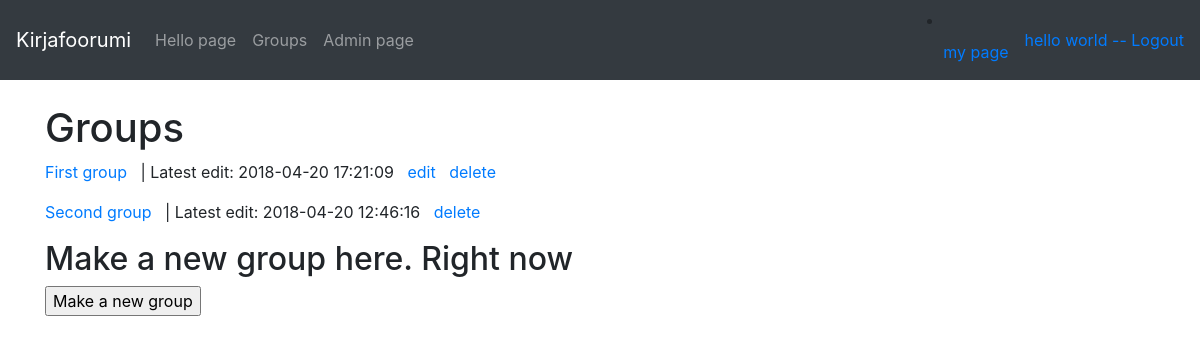
/groups (signed in), run on an earlier commit of the app's database.
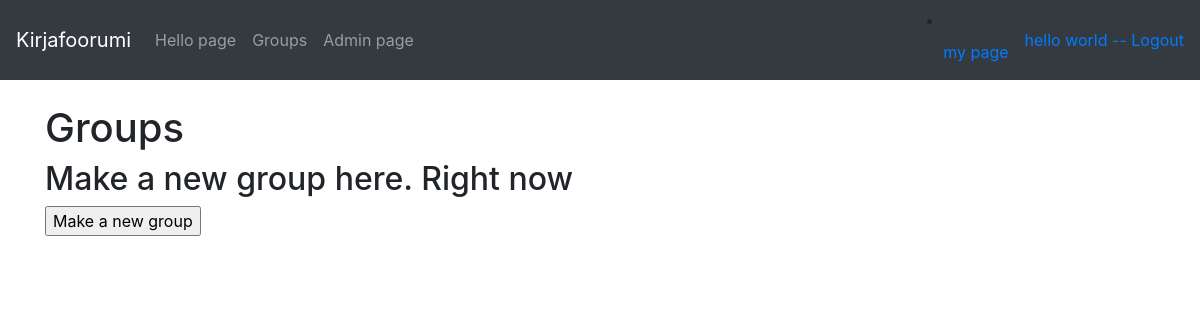
And on a later commit of the database.
### application/auth/models.py (models this page shows, shortened)
class User(Base):
    __tablename__ = "account"
    name = db.Column(db.String(144), unique=True, nullable=False)
    username = db.Column(db.String(144), unique=True, nullable=False)
    password = db.Column(db.String(144), nullable=False)
    messages = db.relationship("Message", backref='account', lazy=True)
    groups = db.relationship("Groups", backref='account', lazy=True)
    role_id = db.Column(db.Integer, db.ForeignKey('role.id'), nullable = False)
    def get_role(self):
        return Role.query.get(self.role_id)

### application/messages/models.py (models this page shows, shortened)
class Groups(Base):
    heading = db.Column(db.String(20), nullable=False)
    account_id = db.Column(db.Integer, db.ForeignKey('account.id'), nullable = False)
    book_id = db.Column(db.Integer, db.ForeignKey('book.id'))
    messages = db.relationship("Message", backref='Groups', lazy=True)

### application/messages/messages.py (the view)
@app.route("/groups")
def all_groups():
    return render_template("messages/groups.html", groups = Groups.query.all())

### application/__init__.py (called while the page is built)
@login_manager.user_loader
def load_user(user_id):
    return User.query.get(user_id)

### application/templates/messages/groups.html
{% extends "layout.html" %}
{% block body %}
    <h1>Groups</h1>
    {% for group in groups %}
    <p>
        <a href="{{ url_for('group_messages', group_id= group.id) }}"> {{ group.heading }} </a>
        &nbsp; | Latest edit: {{ group.date_modified }} &nbsp;
        {% if current_user.id == group.account_id %}
        <a href="{{ url_for('modify_group_form', group_id=group.id) }}">edit</a> &nbsp;
        {% endif %}
        {% if current_user.is_authenticated %}
        {% if current_user.id == group.account_id or current_user.get_role().role == "ADMIN" %}
        <a href="{{ url_for('delete_group', group_id=group.id) }}">delete</a>
        {% endif %}
        {% endif %}
    </p>
    {% endfor %}
    <h2>Make a new group here. Right now</h2>
    <form method="GET" action="{{ url_for('group_form') }}">
        <input type="submit" value="Make a new group"/>
    </form>
{% endblock %}

### application/templates/layout.html (shortened to what this page needs)
<!DOCTYPE html>
<html>
  <head>
    <link rel="stylesheet" href="https://maxcdn.bootstrapcdn.com/bootstrap/4.0.0/css/bootstrap.min.css">
  </head>
  <body>
    <nav class="navbar navbar-expand-md navbar-dark bg-dark mb-4">
      <a class="navbar-brand" href="#">Kirjafoorumi</a>
          <div class="collapse navbar-collapse" id="navbarCollapse">
            <ul class="navbar-nav mr-auto">
              <li class="nav-item">
                <a class="nav-link" href="{{ url_for('hello') }}">Hello page</a>
              </li>
              <li class="nav-item">
                  <a class="nav-link" href="{{ url_for('all_groups') }}">Groups</a>
              </li>
              {% if current_user.is_authenticated %}
              {% if current_user.get_role().role == "ADMIN" %}
              <li class="nav-item">
                  <a class="nav-link" href="{{ url_for('admin_users') }}">Admin page</a>
              </li>
              {% endif %}
              {% endif %}
            </ul>
            <div class="form-inline mt-2 mt-md-0">
              {% if current_user.is_authenticated %}
              <li class="nav-item">
                  <a class="nav-link" href="{{ url_for('my_page') }}">my page</a>
              </li>
              <a href="{{ url_for('auth_logout') }}"> {{ current_user.name }} -- Logout</a>
              {% else %}
                <a href="{{ url_for('auth_login') }}"> login -</a>
                <a></a>
                <a href="{{ url_for('auth_register') }}"> - register </a>
              {% endif %}
            </div>
          </div>
    </nav>
    <main role="main" class="container">
      {% block body %}{% endblock %}
    </main>
  </body>
</html>

What changed in the data, as far as the page shows it:
removed Groups: heading "First group", date_modified "2018-04-20 17:21:09"
removed Groups: heading "Second group", date_modified "2018-04-20 12:46:16"
